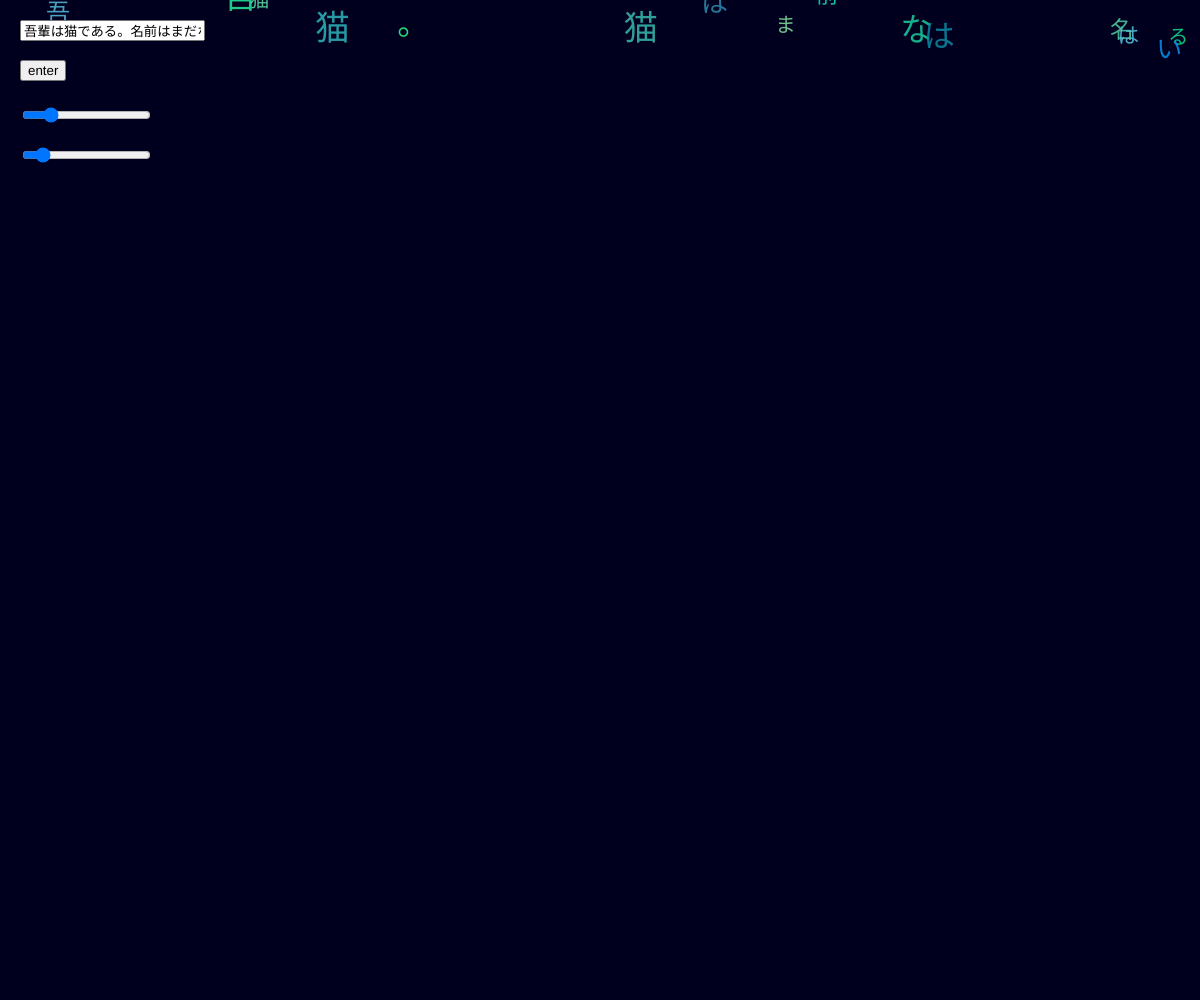
Frame 1 (no input)
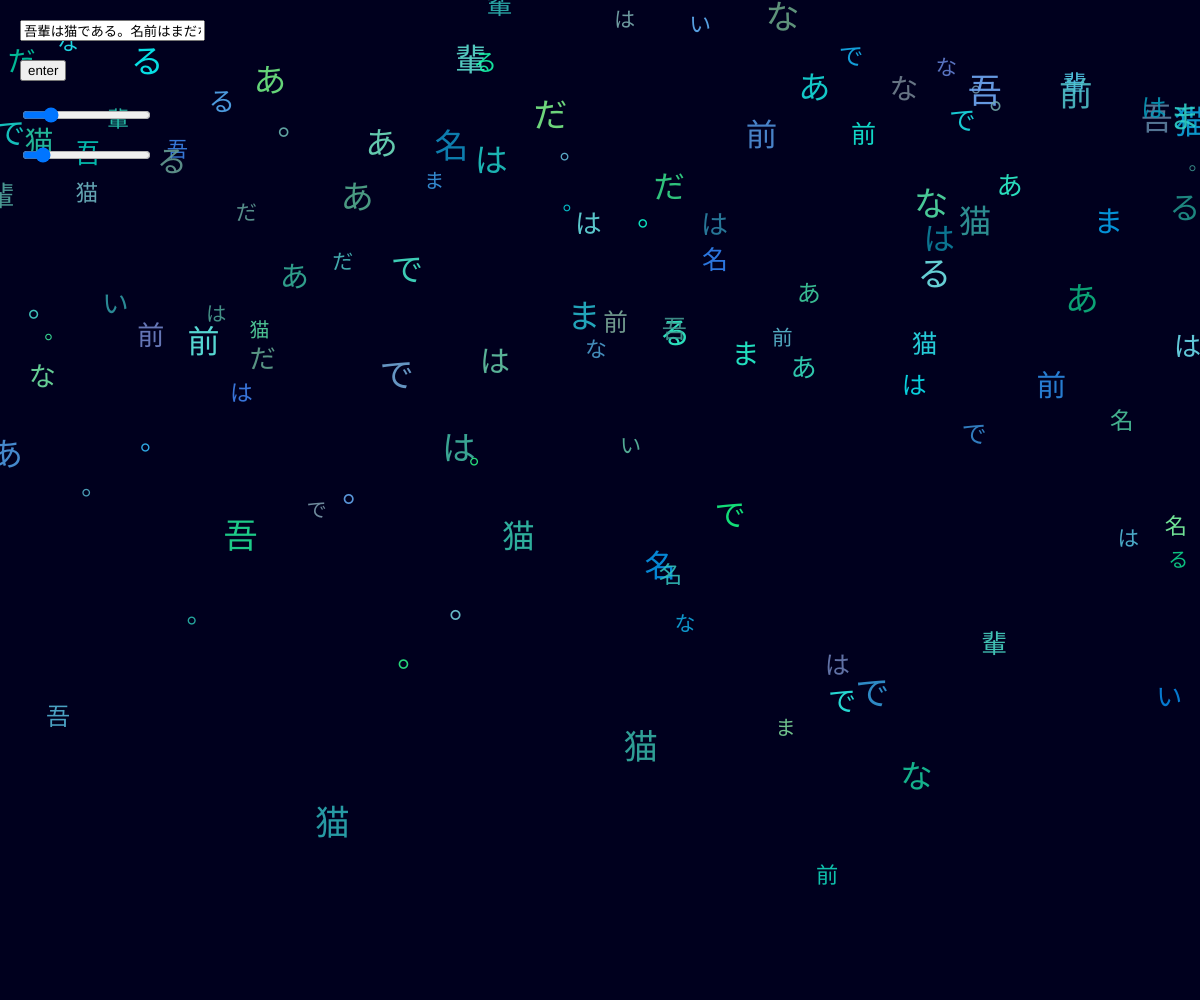
Frame 60 (no input)
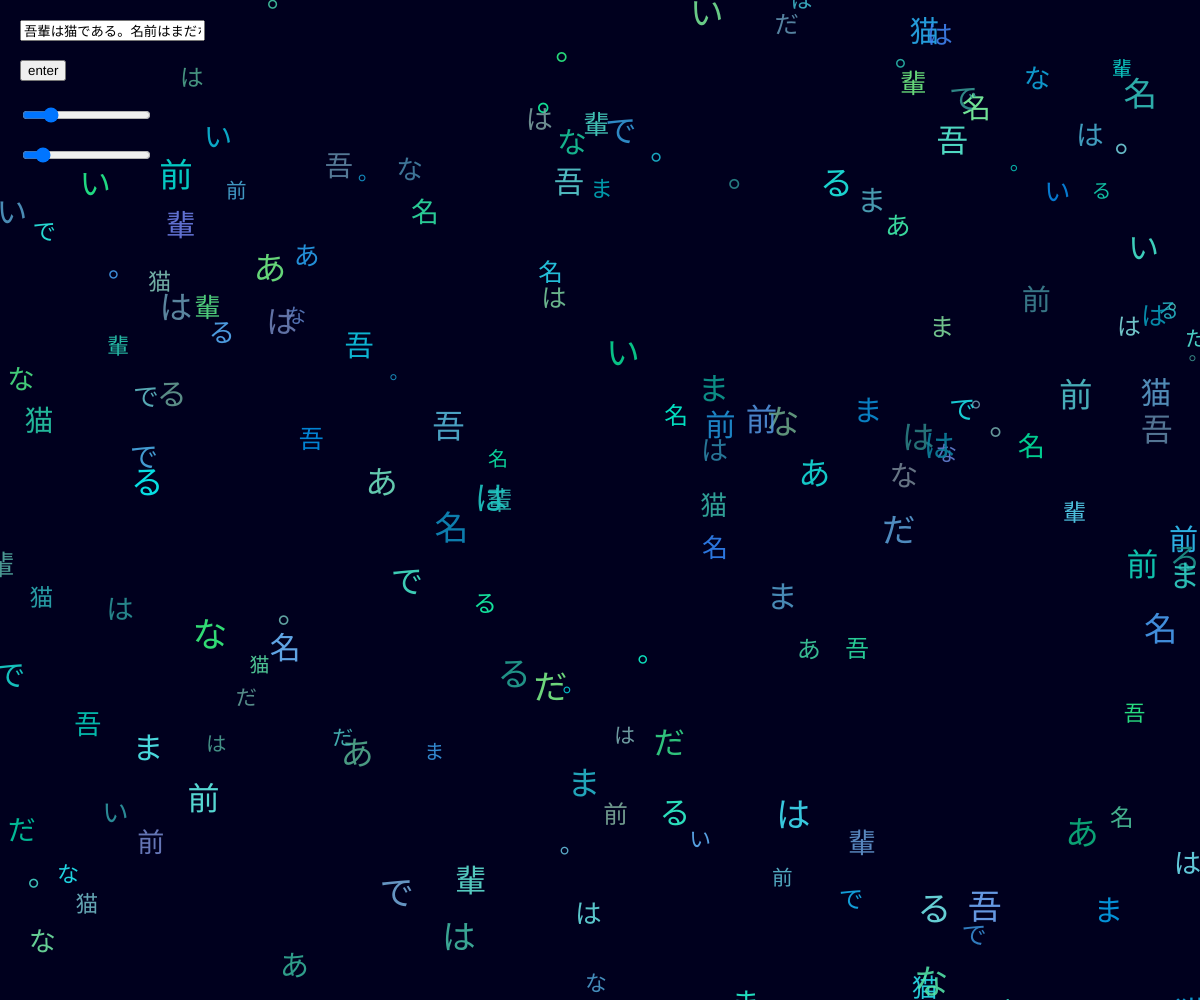
Frame 120 (the mouse pressed at the canvas centre since frame 60)

The p5.js sketch that drew these frames (run headless with seeded random() and noise() and a simulated clock; from frame 60 on, the mouse is pressed at the canvas centre):

// p5.js sketch
// ── sketch.js
// https://openprocessing.org/sketch/1021859

let buttuon;
let input;
let inputText;
let num = 0;
let moji = 250;
let vecLocation = [];
let vecVelocity = [];
let te = [];
let sizeSlider;
let speedSlider;
let colorr = [];
let colorg = [];
let colorb = [];
let sizemoji = [];

function setup() {
  createCanvas(windowWidth, windowHeight);
  button = createButton("enter");
  button.position(20, 60);
  button.mousePressed(hello);
  input = createInput("吾輩は猫である。名前はまだない。");
  input.position(20, 20);
  inputText = input.value();
  sizeSlider = createSlider(20, 100, 35);
  sizeSlider.position(20, 105);
  speedSlider = createSlider(18, 35, 20);
  speedSlider.position(20, 145);
  hello();

  createCanvas(windowWidth, windowHeight);
}

function draw() {
  background(0, 0, 30);
  textAlign(CENTER);
  let mojiSize = sizeSlider.value();
  let speed = speedSlider.value();
  for (let i = 0; i < moji; i++) {
    vecLocation[i].add(vecVelocity[i]);
    textSize(sizemoji[i]);
    fill(colorr[i], colorg[i], colorb[i], 225);
    text(te[i], vecLocation[i].x, vecLocation[i].y);
    if (vecLocation[i].y > height + 100) {
      vecLocation[i].y = -100;
      vecLocation[i].x = random(0, width);
      vecVelocity[i] = createVector(0, random(speed - 15, speed));
      sizemoji[i] = random(mojiSize - 15, mojiSize);
    }
  }
}

function hello() {
  inputText = input.value();
  num = 0;
  for (let i = 0; i < moji; i++) {
    vecLocation[i] = createVector(random(0, width), random(-1000, 50));
    vecVelocity[i] = createVector(0, random(3, 15));
    colorr[i] = random(0, 127);
    colorg[i] = random(127, 255);
    colorb[i] = random(127, 255);
    sizemoji[i] = random(20, 35);
    te[i] = inputText.substring(num, num + 1);
    num++;
    if (num > inputText.length) {
      num = 0;
    }
  }
}
